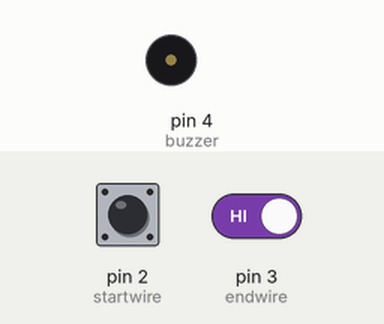
Bench run of a sketch on a simulated Arduino Uno, built with avr-gcc and run on an emulated ATmega328P. Shown: buzzer (waves = sounding, pin HIGH). Inputs (shaded band) come from the test bench; at power-on: pin 3 (endwire) HIGH, pin 2 (startwire) HIGH. What the sketch prints to the serial monitor is not drawn.

Above: at 2.8 s.
2.9 s: pin 3 (endwire) driven LOW
5.5 s: pin 2 (startwire) pulled LOW for 3.2 s
At 6.8 s:
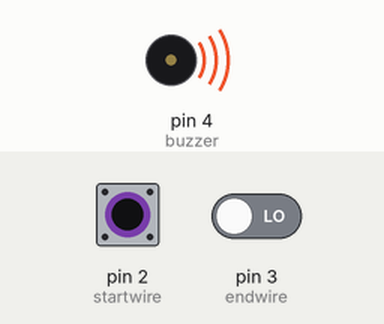
Timing chart, 0 to 10.5 s (numbered marks = the images above; inputs shaded):
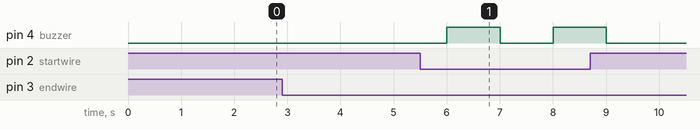

Measured:
- after the input at 2.9 s, every drawn part: stays the same
- after the input at 5.5 s, pin 4 (buzzer): alternates HIGH for 1.0 s and LOW for 1.0 s, 4 changes in all, then stays LOW, starting after 0.50 s

The sketch:

BuzzWireCode.ino
```cpp
#include <LiquidCrystal_I2C.h>
LiquidCrystal_I2C LCD(0x27, 16, 2);
const int startwire  = 2;
const int endwire = 3;
const int buzzer = 4;
int start, endl;
void setup(void)
{
  Serial.begin(9600);
  pinMode(buzzer, OUTPUT);
  pinMode(startwire, INPUT_PULLUP);
  pinMode(startwire, INPUT_PULLUP);
}
void loop(void)
{
  start = digitalRead(startwire);
  endl = digitalRead(endwire);
  Serial.print(start);
  Serial.print("\n");
  Serial.print(endl);
  if (start == LOW && endl== LOW ){
    digitalWrite(buzzer, HIGH);
    delay(1000);
    digitalWrite(buzzer, LOW);
    LCD.setCursor(0,0);
    LCD.print("Try Again" );
    Serial.print("Try Again");
  }
  else if (start == HIGH && endl== LOW){
    LCD.setCursor(0,0);
    LCD.print("CONGRATS");
    Serial.print("CONGRATS");
  }
 delay(1000);
}
```
